Frame 1 (no input): blank canvas, image omitted
Frame 60 (the mouse pressed at the canvas centre just before this capture): blank canvas, image omitted
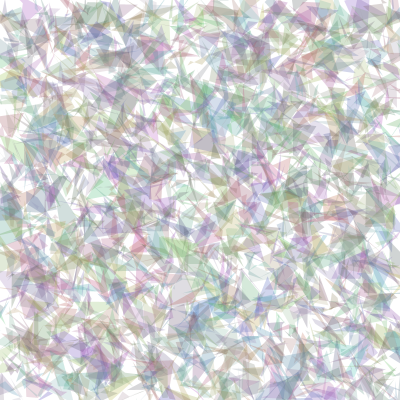
Frame 120 (the mouse held since frame 60 and released just before this capture)

The Processing sketch whose frames 1 and 60 were blank and that drew this single picture after the mouse press (run headless with seeded random() and noise(); from frame 60 on, the mouse is pressed at the canvas centre):

// Processing sketch: glass
// ── glass.pde
/*
    glass
*/

void setup() {
    size(400, 400);
    // pixelDensity(2);
    frameRate(10);
}

int inc = width/10; // 10 * 10
int rectSize = 10;

void draw() {
    background(255);

    noStroke();

    for (int y = 0; y < height; y += inc) {
        for (int x = 0; x < width; x += inc) {
            float shift_x1 = mouseX/rectSize * random(-1, 1);
            float shift_y1 = mouseY/rectSize * random(-1, 1);
            float shift_x2 = mouseX/rectSize * random(-1, 1);
            float shift_y2 = mouseY/rectSize * random(-1, 1);
            float shift_x3 = mouseX/rectSize * random(-1, 1);
            float shift_y3 = mouseY/rectSize * random(-1, 1);
            float shift_x4 = mouseX/rectSize * random(-1, 1);
            float shift_y4 = mouseY/rectSize * random(-1, 1);

            fill(random(64, 192), random(64, 192), random(64, 192), 64);

            beginShape();
                vertex(x + shift_x1, y + shift_y1);
                vertex(x + rectSize + shift_x2, y + rectSize + shift_y2);
                vertex(x + rectSize + shift_x3, y + rectSize + shift_y3);
                vertex(x + rectSize + shift_x4, y + rectSize + shift_y4);
            endShape();
        }
    }
}
